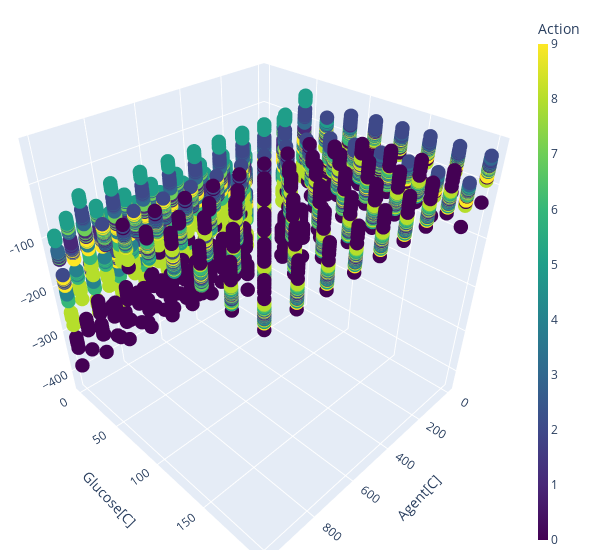

The notebook cell saved with this chart:
### Code cell
fig.show()

### Figure 1 — Plotly figure (JSON) as saved in the notebook; plotly's stock layout.template omitted (floating-point values rounded to 4 significant figures; data arrays with more than 128 entries replaced by an {"elided": "..."} marker saying what was removed)
{"data": [{"marker": {"color": {"elided": "10000 int values"}, "colorbar": {"thickness": 10, "title": {"text": "Action"}}, "colorscale": [[0, "#440154"], [0.1111, "#482878"], [0.2222, "#3e4989"], [0.3333, "#31688e"], [0.4444, "#26828e"], [0.5556, "#1f9e89"], [0.6667, "#35b779"], [0.7778, "#6ece58"], [0.8889, "#b5de2b"], [1, "#fde725"]], "opacity": 1, "size": 5}, "mode": "markers", "text": {"elided": "10000 int values"}, "type": "scatter3d", "x": {"elided": "10000 float values"}, "y": {"elided": "10000 float values"}, "z": {"elided": "10000 float values"}}], "layout": {"margin": {"b": 10, "l": 10, "r": 20, "t": 10}, "scene": {"xaxis": {"title": {"text": "Agent[C]"}}, "yaxis": {"title": {"text": "Glucose[C]"}}, "zaxis": {"title": {"text": "Q_value"}}}, "width": 600}}
